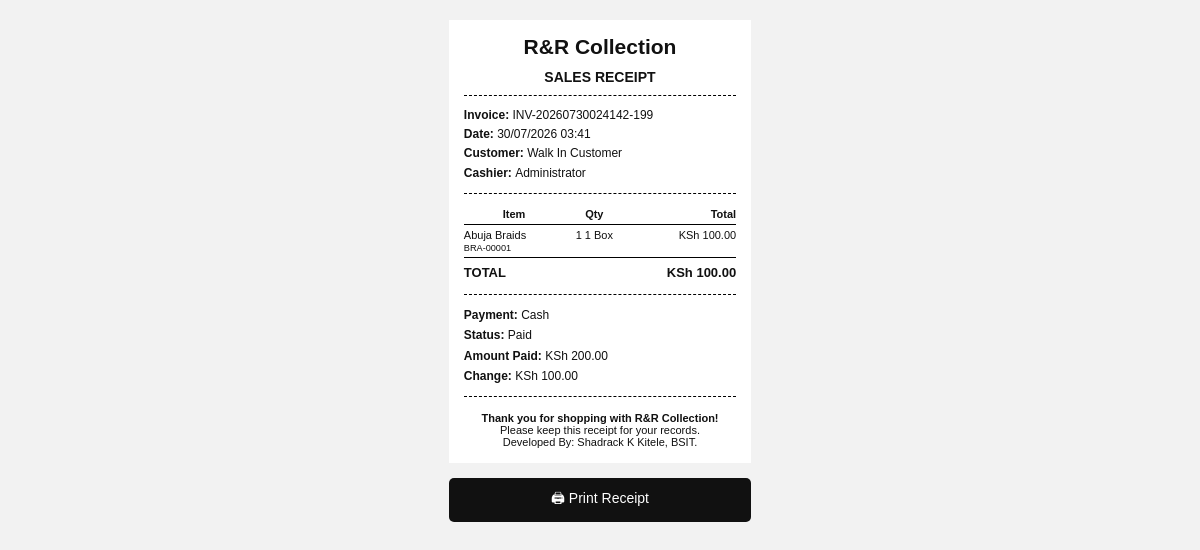
Page /admin/sales/receipt.php?id=1 (signed in) on the committed database.
### tables this page shows
CREATE TABLE `sales` (
  `id` int(11) NOT NULL AUTO_INCREMENT,
  `invoice_no` varchar(50) DEFAULT NULL,
  `customer_id` int(11) DEFAULT NULL,
  `user_id` int(11) NOT NULL,
  `total` decimal(12,2) NOT NULL DEFAULT 0.00,
  `payment_method` enum('Cash','Lipa na M-Pesa') NOT NULL DEFAULT 'Cash',
  `payment_status` enum('Paid','Partial','Credit') NOT NULL DEFAULT 'Paid',
  `amount_paid` decimal(12,2) NOT NULL DEFAULT 0.00,
  `balance` decimal(12,2) NOT NULL DEFAULT 0.00,
  `sale_date` datetime NOT NULL DEFAULT current_timestamp(),
  PRIMARY KEY (`id`),
  UNIQUE KEY `invoice_no` (`invoice_no`),
  KEY `customer_id` (`customer_id`),
  KEY `user_id` (`user_id`),
  CONSTRAINT `fk_sales_customer` FOREIGN KEY (`customer_id`) REFERENCES `customers` (`id`) ON DELETE SET NULL ON UPDATE CASCADE,
  CONSTRAINT `fk_sales_user` FOREIGN KEY (`user_id`) REFERENCES `users` (`id`) ON UPDATE CASCADE
);

CREATE TABLE `users` (
  `id` int(11) NOT NULL AUTO_INCREMENT,
  `fullname` varchar(100) NOT NULL,
  `username` varchar(50) NOT NULL,
  `password` varchar(255) NOT NULL,
  `role` enum('Admin','Cashier') NOT NULL DEFAULT 'Cashier',
  `status` enum('Active','Inactive') NOT NULL DEFAULT 'Active',
  `last_login` datetime DEFAULT NULL,
  PRIMARY KEY (`id`),
  UNIQUE KEY `username` (`username`)
);

CREATE TABLE `sale_items` (
  `id` int(11) NOT NULL AUTO_INCREMENT,
  `sale_id` int(11) NOT NULL,
  `product_id` int(11) NOT NULL,
  `quantity` int(11) NOT NULL,
  `price` decimal(12,2) NOT NULL,
  `subtotal` decimal(12,2) NOT NULL,
  PRIMARY KEY (`id`),
  KEY `sale_id` (`sale_id`),
  KEY `product_id` (`product_id`),
  CONSTRAINT `fk_sale_items_product` FOREIGN KEY (`product_id`) REFERENCES `products` (`id`) ON UPDATE CASCADE,
  CONSTRAINT `fk_sale_items_sale` FOREIGN KEY (`sale_id`) REFERENCES `sales` (`id`) ON DELETE CASCADE ON UPDATE CASCADE
);

CREATE TABLE `products` (
  `id` int(11) NOT NULL AUTO_INCREMENT,
  `product_code` varchar(50) NOT NULL,
  `product_name` varchar(150) NOT NULL,
  `category_id` int(11) NOT NULL,
  `supplier_id` int(11) DEFAULT NULL,
  `unit` varchar(50) DEFAULT NULL,
  `buying_price` decimal(12,2) NOT NULL DEFAULT 0.00,
  `selling_price` decimal(12,2) NOT NULL DEFAULT 0.00,
  `quantity` int(11) NOT NULL DEFAULT 0,
  `reorder_level` int(11) NOT NULL DEFAULT 0,
  `status` enum('Active','Inactive') NOT NULL DEFAULT 'Active',
  `image` varchar(255) DEFAULT NULL,
  PRIMARY KEY (`id`),
  UNIQUE KEY `product_code` (`product_code`),
  KEY `category_id` (`category_id`),
  KEY `supplier_id` (`supplier_id`),
  CONSTRAINT `fk_products_category` FOREIGN KEY (`category_id`) REFERENCES `categories` (`id`) ON UPDATE CASCADE,
  CONSTRAINT `fk_products_supplier` FOREIGN KEY (`supplier_id`) REFERENCES `suppliers` (`id`) ON DELETE SET NULL ON UPDATE CASCADE
);

### admin/sales/receipt.php (the view, shortened to what this page needs)
<?php
require_once "../../config/database.php";
$saleId = isset($_GET['id'])
    ? (int)$_GET['id']
    : 0;
$saleStmt = mysqli_prepare(
    $conn,
    "
    SELECT
        s.id,
        s.invoice_no,
        s.customer_id,
        s.user_id,
        s.total,
        s.payment_method,
        s.payment_status,
        s.amount_paid,
        s.balance,
        s.sale_date,
        c.customer_name,
        u.fullname
    FROM sales s
    LEFT JOIN customers c
        ON s.customer_id = c.id
    INNER JOIN users u
        ON s.user_id = u.id
    WHERE s.id = ?
    LIMIT 1
    "
);
mysqli_stmt_bind_param(
    $saleStmt,
    "i",
    $saleId
);
mysqli_stmt_execute($saleStmt);
$saleResult =
    mysqli_stmt_get_result($saleStmt);
$sale =
    mysqli_fetch_assoc($saleResult);
$itemStmt = mysqli_prepare(
    $conn,
    "
    SELECT
        si.quantity,
        si.price,
        si.subtotal,
        p.product_code,
        p.product_name,
        p.unit
    FROM sale_items si
    INNER JOIN products p
        ON si.product_id = p.id
    WHERE si.sale_id = ?
    ORDER BY si.id ASC
    "
);
mysqli_stmt_bind_param(
    $itemStmt,
    "i",
    $saleId
);
mysqli_stmt_execute($itemStmt);
$itemsResult =
    mysqli_stmt_get_result($itemStmt);
?>
<!DOCTYPE html>
<html lang="en">
<head>
</head>
<body>
<div class="receipt">
    <div class="center">
        <div class="store-name">
            R&R Collection
        </div>
        <div class="receipt-title">
            SALES RECEIPT
        </div>
    </div>
    <div class="divider"></div>
    <div class="meta">
        <strong>
            Invoice:
        </strong>
        <?= htmlspecialchars(
            $sale['invoice_no']
        ); ?>
        <br>
        <strong>
            Date:
        </strong>
        <?= date(
            'd/m/Y H:i',
            strtotime($sale['sale_date'])
        ); ?>
        <br>
        <strong>
            Customer:
        </strong>
        <?= htmlspecialchars(
            $sale['customer_name']
                ?? 'Walk In Customer'
        ); ?>
        <br>
        <strong>
            Cashier:
        </strong>
        <?= htmlspecialchars(
            $sale['fullname']
        ); ?>
    </div>
    <div class="divider"></div>
    <table>
        <thead>
            <tr>
                <th>
                    Item
                </th>
                <th class="text-center">
                    Qty
                </th>
                <th class="text-right">
                    Total
                </th>
            </tr>
        </thead>
        <tbody>
        <?php while ($item = mysqli_fetch_assoc($itemsResult)): ?>
            <tr>
                <td>
                    <?= htmlspecialchars(
                        $item['product_name']
                    ); ?>
                    <br>
                    <small>
                        <?= htmlspecialchars(
                            $item['product_code']
                        ); ?>
                    </small>
                </td>
                <td class="text-center">
                    <?= (int)$item['quantity']; ?>
                    <?php if (!empty($item['unit'])): ?>
                        <?= htmlspecialchars(
                            $item['unit']
                        ); ?>
                    <?php endif; ?>
                </td>
                <td class="text-right">
                    KSh
                    <?= number_format(
                        (float)$item['subtotal'],
                        2
                    ); ?>
                </td>
            </tr>
        <?php endwhile; ?>
        </tbody>
        <tfoot>
            <tr class="total-row">
                <td colspan="2">
                    TOTAL
                </td>
                <td class="text-right">
                    KSh
                    <?= number_format(
                        (float)$sale['total'],
                        2
                    ); ?>
                </td>
            </tr>
        </tfoot>
    </table>
    <div class="divider"></div>
    <div class="payment">
        <strong>
            Payment:
        </strong>
        <?= htmlspecialchars(
            $sale['payment_method']
        ); ?>
        <br>
        <strong>
            Status:
        </strong>
        <?= htmlspecialchars(
            $sale['payment_status']
        ); ?>
        <br>
        <strong>
            Amount Paid:
        </strong>
        KSh
        <?= number_format(
            (float)$sale['amount_paid'],
            2
        ); ?>
        <?php
        $change = max(
            0,
            (float)$sale['amount_paid'] -
            (float)$sale['total']
        );
        ?>
        <?php if ($change > 0): ?>
            <br>
            <strong>
                Change:
            </strong>
            KSh
            <?= number_format(
                $change,
                2
            ); ?>
        <?php endif; ?>
    </div>
    <div class="divider"></div>
    <div class="footer">
        <strong>
            Thank you for shopping with R&R Collection!
        </strong>
        <br>
        Please keep this receipt for your records.<br>
        Developed By: Shadrack K Kitele, BSIT.
    </div>
</div>
<button
    type="button"
    class="print-button"
    onclick="window.print()"
>
    🖨 Print Receipt
</button>
</body>
</html>

### admin/sales/receipt.php (style rules this page uses)
* { box-sizing: border-box; }
body { margin: 0; padding: 20px; background: #f2f2f2; font-family: Arial, Helvetica, sans-serif; color: #111; }
.receipt { width: 80mm; max-width: 100%; margin: 0 auto; background: #fff; padding: 15px; }
.center { text-align: center; }
.store-name { font-size: 21px; font-weight: bold; margin-bottom: 4px; }
.receipt-title { font-size: 14px; font-weight: bold; margin: 10px 0; }
.meta { font-size: 12px; line-height: 1.6; }
.divider { border-top: 1px dashed #000; margin: 10px 0; }
table { width: 100%; border-collapse: collapse; font-size: 11px; }
th, td { padding: 4px 0; vertical-align: top; }
th { border-bottom: 1px solid #000; }
.text-right { text-align: right; }
.text-center { text-align: center; }
.total-row td { font-size: 13px; font-weight: bold; border-top: 1px solid #000; padding-top: 7px; }
.payment { font-size: 12px; line-height: 1.7; }
.footer { text-align: center; font-size: 11px; margin-top: 15px; }
.print-button { display: block; width: 80mm; max-width: 100%; margin: 15px auto; padding: 10px; border: 0; border-radius: 5px; background: #111; color: #fff; cursor: pointer; font-size: 14px; }

### rows in the picture
sales: invoice_no "INV-20260730024142-199", sale_date "30/07/2026 03:41", user.fullname "Administrator", total "100.00", payment_method "Cash", payment_status "Paid", amount_paid "200.00"
sale_items: product.product_name "Abuja Braids", product.product_code "BRA-00001", quantity "1", product.unit "1 Box", subtotal "100.00"

### other values in the picture
$sale['customer_name'] "Walk In Customer"
